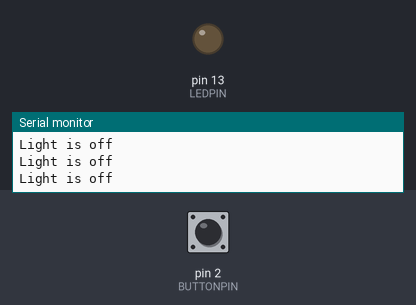
This sketch was run on a simulated Arduino Uno, built with avr-gcc and run on an emulated ATmega328P. Shown: output pins drawn as LEDs (lit = HIGH), the last lines printed to the serial monitor. Dashed ring = blinking. Inputs (shaded band) come from the test bench; at power-on: pin 2 (BUTTONPIN) LOW.

Above: at 1.3 s.
1.4 s: pin 2 (BUTTONPIN) pulled HIGH for 1 s
At 1.62 s:
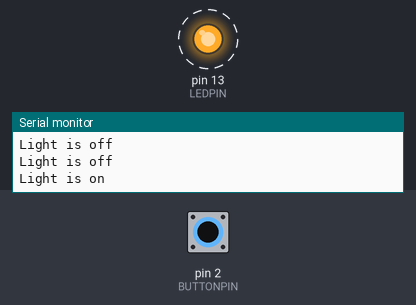
3.9 s: pin 2 (BUTTONPIN) pulled HIGH for 0.3 s
At 4.3 s:
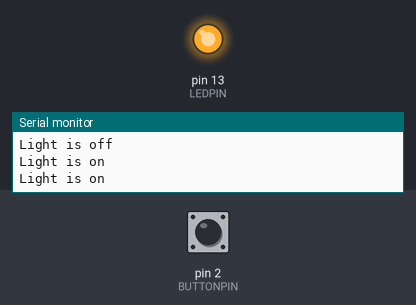
5.7 s: pin 2 (BUTTONPIN) pulled HIGH for 3.2 s
At 9.8 s:
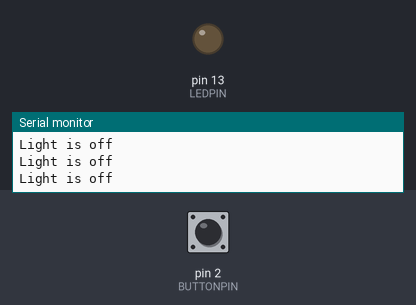
Timing chart, 0 to 11.3 s (numbered marks = the images above; inputs shaded):
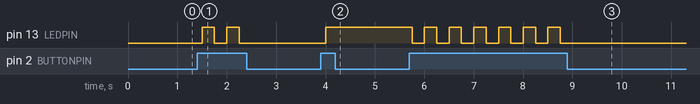

Measured:
- after the input at 1.4 s, pin 13 (LEDPIN): alternates HIGH for 0.25 s and LOW for 0.25 s, 4 changes in all, then stays LOW, starting after 0.10 s
- after the input at 3.9 s, pin 13 (LEDPIN): LOW → HIGH after 0.10 s
- after the input at 5.7 s, pin 13 (LEDPIN): alternates HIGH for 0.25 s and LOW for 0.25 s, 13 changes in all, then stays LOW, starting after 0.05 s

The sketch:

yellowLED2.ino
```cpp
//ID 12345

const byte BUTTONPIN = 2;
const byte LEDPIN = 13;
bool ledOff = true;

void setup() {
  pinMode(BUTTONPIN, INPUT);
  pinMode(LEDPIN, OUTPUT);

  Serial.begin(9600);
}

void loop() {
  if (digitalRead(BUTTONPIN) == HIGH) {
    if (ledOff == true) {
      ledOff = false;
    } else {
      ledOff = true;
    }
  }
  if (ledOff == false) {
    digitalWrite(LEDPIN, HIGH);
    Serial.println("Light is on");
  } else {
    digitalWrite(LEDPIN, LOW);
    Serial.println("Light is off");
  }
  delay(250);
}
```
